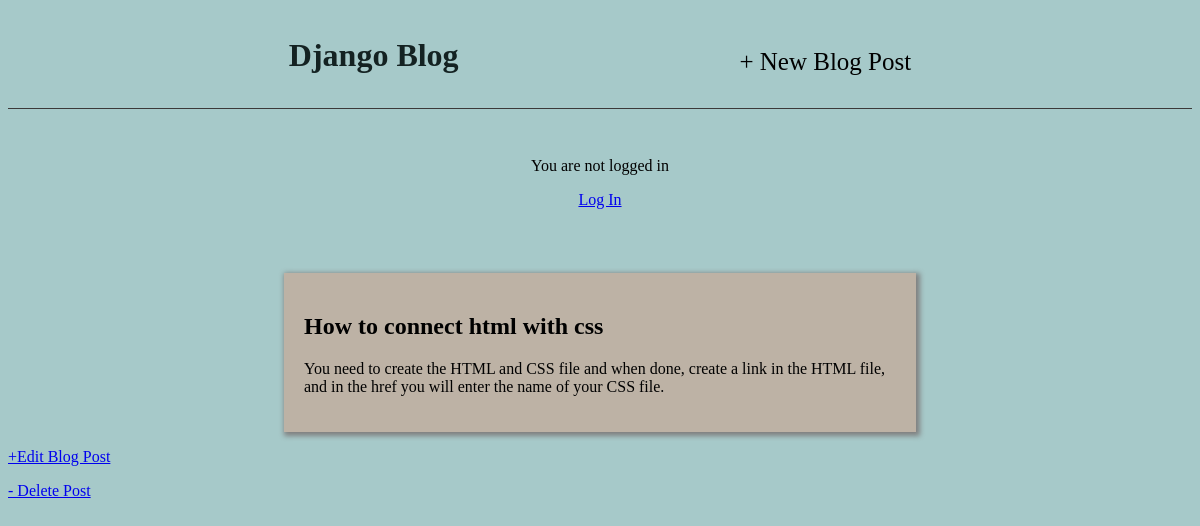
Screenshot of /home/2/ with the database file from the repository.
### blog/models.py (models this page shows, shortened)
class Post(models.Model):
    title = models.CharField(max_length=200)
    author = models.ForeignKey(
        'auth.User',
        on_delete=models.CASCADE,
    )
    body = models.TextField()

### blog/views.py (the view)
# urls.py: path('<int:pk>/', BlogDetailView.as_view(), name = 'detail' ),
class BlogDetailView(DetailView):
    model = Post
    template_name = 'detail.html'

### templates/detail.html
{% extends 'base.html' %}
{% block content %}
    <div class="post_entry">
        <h2> {{ object.title }} </h2>
        <p> {{ object.body }} </p>
    </div>
    <p>
        <a href="{% url 'post_update' post.pk %}"> +Edit Blog Post</a>
    </p>
    <p>
        <a href="{% url 'post_delete' post.pk %}">- Delete Post</a>
    </p>
{% endblock content %}

### static/css/base.css (style rules this page uses)
body { background-color: rgb(166, 201, 201); }
.post_entry { margin: auto; width: 50%; padding: 20px; margin-bottom: 15px; box-shadow: grey 2px 2px 5px 2px; background-color: rgb(189, 178, 165); }

### rows the page displays
Post: title "How to connect html with css", body "You need to create the HTML and CSS file and when done, create a link in the HTML file, and in the href you will enter the name of your CSS file."
